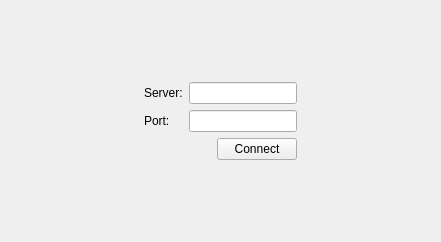
<?xml version="1.0" encoding="UTF-8"?>
<ui version="4.0">
 <class>ConnectionWidget</class>
 <widget class="QWidget" name="ConnectionWidget">
  <property name="geometry">
   <rect>
    <x>0</x>
    <y>0</y>
    <width>441</width>
    <height>242</height>
   </rect>
  </property>
  <property name="windowTitle">
   <string>Form</string>
  </property>
  <layout class="QGridLayout" name="gridLayout_2">
   <item row="0" column="1">
    <spacer name="verticalSpacer">
     <property name="orientation">
      <enum>Qt::Vertical</enum>
     </property>
     <property name="sizeHint" stdset="0">
      <size>
       <width>20</width>
       <height>68</height>
      </size>
     </property>
    </spacer>
   </item>
   <item row="1" column="0">
    <spacer name="horizontalSpacer">
     <property name="orientation">
      <enum>Qt::Horizontal</enum>
     </property>
     <property name="sizeHint" stdset="0">
      <size>
       <width>117</width>
       <height>20</height>
      </size>
     </property>
    </spacer>
   </item>
   <item row="1" column="1">
    <layout class="QGridLayout" name="gridLayout">
     <item row="0" column="1">
      <widget class="QLineEdit" name="serverLineEdit"/>
     </item>
     <item row="2" column="1" alignment="Qt::AlignRight">
      <widget class="QPushButton" name="connectButton">
       <property name="text">
        <string>Connect</string>
       </property>
      </widget>
     </item>
     <item row="1" column="1">
      <widget class="QLineEdit" name="portLineEdit"/>
     </item>
     <item row="0" column="0">
      <widget class="QLabel" name="serverLabel">
       <property name="text">
        <string>Server:</string>
       </property>
      </widget>
     </item>
     <item row="1" column="0">
      <widget class="QLabel" name="portLabel">
       <property name="text">
        <string>Port:</string>
       </property>
      </widget>
     </item>
    </layout>
   </item>
   <item row="1" column="2">
    <spacer name="horizontalSpacer_2">
     <property name="orientation">
      <enum>Qt::Horizontal</enum>
     </property>
     <property name="sizeHint" stdset="0">
      <size>
       <width>117</width>
       <height>20</height>
      </size>
     </property>
    </spacer>
   </item>
   <item row="2" column="1">
    <spacer name="verticalSpacer_2">
     <property name="orientation">
      <enum>Qt::Vertical</enum>
     </property>
     <property name="sizeHint" stdset="0">
      <size>
       <width>20</width>
       <height>67</height>
      </size>
     </property>
    </spacer>
   </item>
  </layout>
 </widget>
 <tabstops>
  <tabstop>serverLineEdit</tabstop>
  <tabstop>portLineEdit</tabstop>
  <tabstop>connectButton</tabstop>
 </tabstops>
 <resources/>
 <connections/>
</ui>
